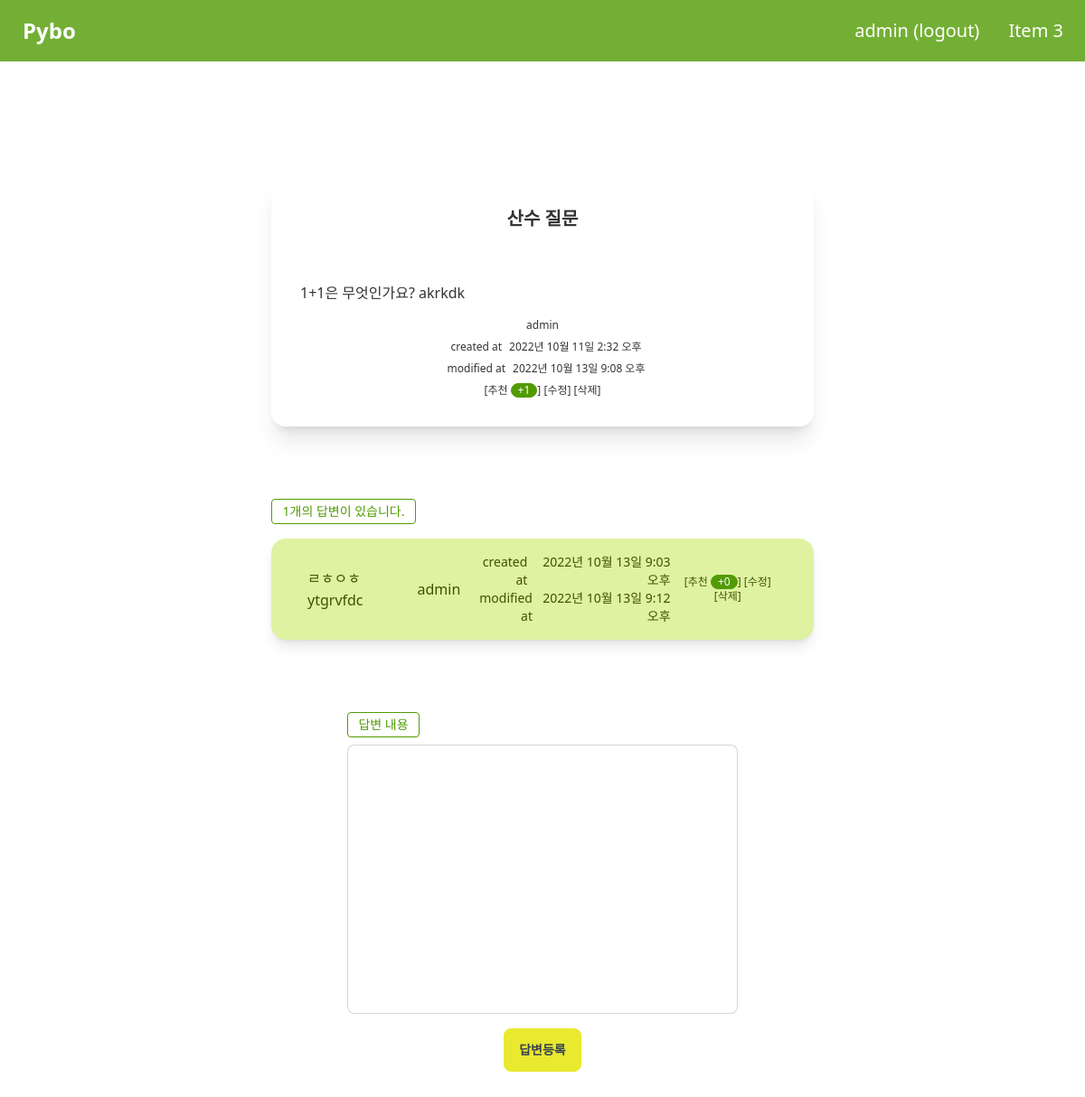
/pybo/answer/create/7/ (signed in), run on an earlier commit of the app's database.
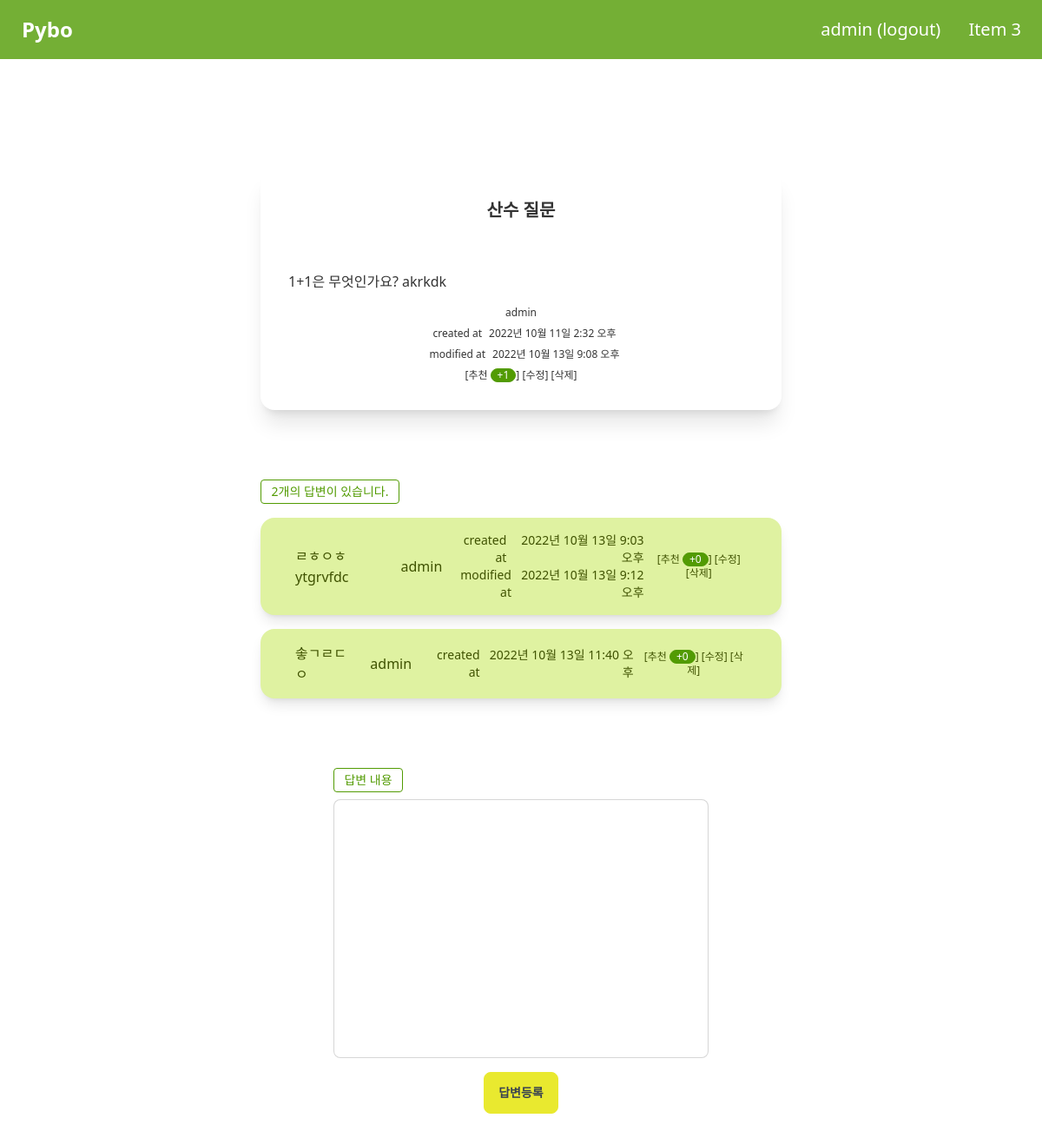
And on a later commit of the database.
### pybo/models.py (models this page shows, shortened)
class Question(models.Model):  # 질문 클래스 생성
    author = models.ForeignKey(User, on_delete=models.CASCADE,
                               related_name='author_question')  # relate_name : 인수를 지정하여 voter와 헷갈리지 않게 정리
    subject = models.CharField(max_length=200)  # 제목 컬럼, 글자수 길이 제한이 필요한 속성은 CharField()사용
    content = models.TextField()  # 내용 컬럼, 글자수 길이 제한 필요없는 속성은 TextField()사용
    create_date = models.DateTimeField()  # 작성일
    modify_date = models.DateTimeField(null=True, blank=True)  # 수정일, null 허용, 입력된 데이터 검증 시 값 없어도 됨
    voter = models.ManyToManyField(User,
                                   related_name='voter_question')  # 추천인(좋아요)추가 , ManyToManyField : 다대다 관계(질문:좋아요), relate_name : 인수를 지정하여 author와 헷갈리지 않게 정리

class Answer(models.Model):  # 답변 클래스 생성
    author = models.ForeignKey(User, on_delete=models.CASCADE, related_name='author_answer')
    question = models.ForeignKey(Question,
                                 on_delete=models.CASCADE)  # 질문의 대한 답변이므로 Question클래스(테이블)을 참조해야함, 질문과 답변이 이어진 데이터가 삭제될 경우 함께 삭제(하나의 질문에 많은 답변이 달릴 수 있으므로)
    content = models.TextField()
    create_date = models.DateTimeField()
    modify_date = models.DateTimeField(null=True, blank=True)  # 수정일, null 허용, 입력된 데이터 검증 시 값 없어도 됨
    voter = models.ManyToManyField(User, related_name='voter_answer')

### pybo/views/answer_views.py (the view)
# urls.py: path('answer/create/<int:question_id>/', answer_views.answer_create, name='answer_create'),
@login_required(login_url='common:login')  # 로그인이 필요한 함수라는 것을 정의
def answer_create(request, question_id):
    question = get_object_or_404(Question, pk=question_id)
    if request.method == "POST":
        form = AnswerForm(request.POST)
        if form.is_valid():
            answer = form.save(commit=False)
            answer.author = request.user  # author 속성에 로그인 계정 저장
            answer.create_date = timezone.now()
            answer.question = question
            answer.save()
            return redirect('{}#answer_{}'.format(
                resolve_url('pybo:detail', question_id=question.id), answer.id))
    else:
        form = AnswerForm()
    context = {'question': question, 'form': form}
    return render(request, 'pybo/question_detail.html', context)

### pybo/forms.py
class AnswerForm(forms.ModelForm):
    class Meta:
        model = Answer
        fields = ['content']
        labels = {
            'content': '답변 내용',
        }

### pybo/templatetags/pybo_filter.py (called while the page is built)
@register.filter
def mark(value):
    extensions = ["nl2br", "fenced_code"]
    return mark_safe(markdown.markdown(value, extensions=extensions))

### templates/pybo/question_detail.html (shortened to what the changed rows need)
{% extends 'base.html' %}
{% load pybo_filter %}
{% block content %}
    <div class="overflow-x-auto flex-col space-y-20 my-32 justify-center items-center">
         <div class="card mx-auto w-2/4 bg-white shadow-xl rounded-2xl">
            <div class="card-body">
                <div class="card-title text-xl justify-center">{{ question.subject }}</div>
                <p class="px-10 py-5">{{ question.content|mark }}</p>
                <div class="text-center text-xs">{{ question.author.username }}</div>
                <div class="flex justify-center text-xs">
                    <div class="mx-2">created at</div>
                    <div>{{ question.create_date }}</div>
                </div>
                {% if question.modify_date %}
                    <div class="flex justify-center text-xs">
                        <div class="mx-2">modified at</div>
                        <div>{{ question.modify_date }}</div>
                    </div>
                {% endif %}
                <div class="text-center text-xs">
                    <a href="javascript:void(0)" data-uri="{% url 'pybo:question_vote' question.id  %}" class="recommend gap-2">
                        [추천
                      <div class="badge badge-sm badge-primary text-white">+{{question.voter.count}}</div>]
                    </a>
                    {% if request.user == question.author %}
                        <a href="{% url 'pybo:question_modify' question.id  %}" class="link link-hover hover:text-primary">[수정]</a>
                        <a href="javascript:void(0)" data-uri="{% url 'pybo:question_delete' question.id  %}" class="delete link link-hover hover:text-primary">[삭제]</a>
                    {% endif %}
                </div>
            </div>
        </div>
        <div class="w-2/4 mx-auto space-y-4">
            {% if question.answer_set.count > 0 %}
                 <div class="badge badge-primary badge-outline rounded w-40 h-7">{{ question.answer_set.count }}개의 답변이 있습니다.</div>
            {% endif %}
            {% for answer in question.answer_set.all %}
                <div class="mb-2">
                    <div class="alert alert-success shadow-lg px-10">
                        <div>{{ answer.content|mark }}</div>
                        <div class="text-end">
                            <div>{{ answer.author.username }}</div>
                            <div class="flex flex-col items-center">
                                <div class="flex text-sm">
                                    <div class="mx-2">created at</div>
                                    <div>{{ answer.create_date }}</div>
                                </div>
                                {% if answer.modify_date %}
                                    <div class="flex text-sm">
                                        <div class="mx-2">modified at</div>
                                        <div>{{ answer.modify_date }}</div>
                                    </div>
                                {% endif %}
                            </div>
                            <div class="text-center text-xs">
                                <a href="javascript:void(0)" data-uri="{% url 'pybo:answer_vote' answer.id  %}" class="recommend gap-2">
                                    [추천
                                  <div class="badge badge-sm badge-primary text-white">+{{answer.voter.count}}</div>]
                                </a>
                                {% if request.user == answer.author %}
                                    <a href="{% url 'pybo:answer_modify' answer.id  %}" class="link link-hover hover:text-primary">[수정]</a>
                                    <a href="#" data-uri="{% url 'pybo:answer_delete' answer.id  %}" class="delete link link-hover hover:text-primary">[삭제]</a>
                                {% endif %}
                            </div>
                        </div>
                    </div>
                </div>
            {% endfor %}
        </div>
    </div>
{% endblock %}

What changed in the data, as far as the page shows it:
computed for Question "산수 질문": answer_set.count "1" → "2"
added Answer: content|mark "솧ㄱㄹㄷㅇ", author.username "admin", create_date "2022년 10월 13일 11:40 오후", voter.count "0", shows "[수정]"
